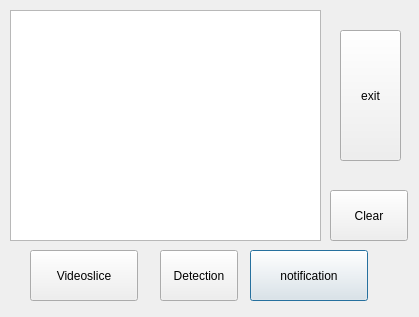
<?xml version="1.0" encoding="UTF-8"?>
<ui version="4.0">
 <class>Dialog</class>
 <widget class="QDialog" name="Dialog">
  <property name="geometry">
   <rect>
    <x>0</x>
    <y>0</y>
    <width>419</width>
    <height>317</height>
   </rect>
  </property>
  <property name="windowTitle">
   <string>Dialog</string>
  </property>
  <widget class="QPushButton" name="btn_3">
   <property name="geometry">
    <rect>
     <x>250</x>
     <y>250</y>
     <width>118</width>
     <height>51</height>
    </rect>
   </property>
   <property name="text">
    <string>notification</string>
   </property>
  </widget>
  <widget class="QPushButton" name="btn_2">
   <property name="geometry">
    <rect>
     <x>160</x>
     <y>250</y>
     <width>78</width>
     <height>51</height>
    </rect>
   </property>
   <property name="text">
    <string>Detection</string>
   </property>
  </widget>
  <widget class="QTextBrowser" name="textBrowser_2">
   <property name="geometry">
    <rect>
     <x>10</x>
     <y>10</y>
     <width>311</width>
     <height>231</height>
    </rect>
   </property>
  </widget>
  <widget class="QPushButton" name="btn_1">
   <property name="geometry">
    <rect>
     <x>30</x>
     <y>250</y>
     <width>108</width>
     <height>51</height>
    </rect>
   </property>
   <property name="text">
    <string>Videoslice</string>
   </property>
  </widget>
  <widget class="QPushButton" name="btn_4">
   <property name="geometry">
    <rect>
     <x>340</x>
     <y>30</y>
     <width>61</width>
     <height>131</height>
    </rect>
   </property>
   <property name="text">
    <string>exit</string>
   </property>
  </widget>
  <widget class="QPushButton" name="btn_5">
   <property name="geometry">
    <rect>
     <x>330</x>
     <y>190</y>
     <width>78</width>
     <height>51</height>
    </rect>
   </property>
   <property name="text">
    <string>Clear</string>
   </property>
  </widget>
 </widget>
 <resources/>
 <connections/>
</ui>
